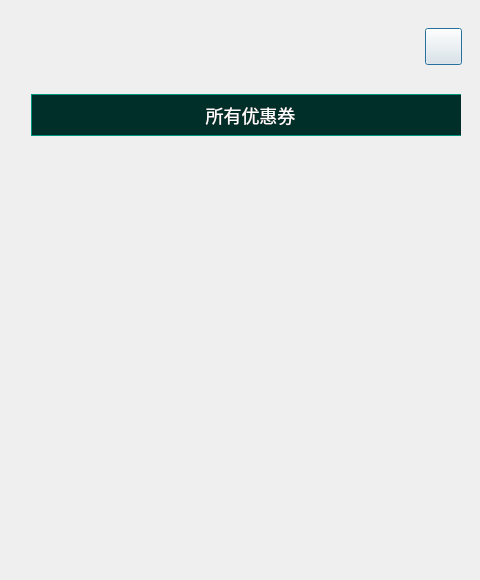
<?xml version="1.0" encoding="UTF-8"?>
<ui version="4.0">
 <class>myDiscountDialog</class>
 <widget class="QDialog" name="myDiscountDialog">
  <property name="geometry">
   <rect>
    <x>0</x>
    <y>0</y>
    <width>480</width>
    <height>580</height>
   </rect>
  </property>
  <property name="minimumSize">
   <size>
    <width>480</width>
    <height>580</height>
   </size>
  </property>
  <property name="maximumSize">
   <size>
    <width>480</width>
    <height>580</height>
   </size>
  </property>
  <property name="windowTitle">
   <string>myDiscountDialog</string>
  </property>
  <layout class="QGridLayout" name="gridLayout">
   <property name="leftMargin">
    <number>0</number>
   </property>
   <property name="topMargin">
    <number>0</number>
   </property>
   <property name="rightMargin">
    <number>0</number>
   </property>
   <property name="bottomMargin">
    <number>0</number>
   </property>
   <property name="spacing">
    <number>0</number>
   </property>
   <item row="0" column="0">
    <widget class="QWidget" name="widget" native="true">
     <property name="styleSheet">
      <string notr="true">#widget{
border-image: url(:/masterDesktop/Resources/complaints_bg.png);
}
#btn_close{
border-image: url(:/masterDesktop/Resources/close.png);
}
#btn_close:pressed{
margin:1px;
}
#listWidget{
border:none;
background:transparent;
}
#wgt_title{
background:#002E29;
border:1px solid #00947E;
}</string>
     </property>
     <widget class="QPushButton" name="btn_close">
      <property name="geometry">
       <rect>
        <x>425</x>
        <y>28</y>
        <width>37</width>
        <height>37</height>
       </rect>
      </property>
      <property name="minimumSize">
       <size>
        <width>37</width>
        <height>37</height>
       </size>
      </property>
      <property name="maximumSize">
       <size>
        <width>37</width>
        <height>37</height>
       </size>
      </property>
      <property name="text">
       <string/>
      </property>
     </widget>
     <widget class="QWidget" name="">
      <property name="geometry">
       <rect>
        <x>20</x>
        <y>83</y>
        <width>441</width>
        <height>421</height>
       </rect>
      </property>
      <layout class="QVBoxLayout" name="verticalLayout">
       <item>
        <widget class="QWidget" name="wgt_title" native="true">
         <property name="minimumSize">
          <size>
           <width>439</width>
           <height>42</height>
          </size>
         </property>
         <property name="maximumSize">
          <size>
           <width>439</width>
           <height>42</height>
          </size>
         </property>
         <layout class="QHBoxLayout" name="horizontalLayout">
          <property name="spacing">
           <number>0</number>
          </property>
          <property name="leftMargin">
           <number>0</number>
          </property>
          <property name="topMargin">
           <number>0</number>
          </property>
          <property name="rightMargin">
           <number>0</number>
          </property>
          <property name="bottomMargin">
           <number>0</number>
          </property>
          <item>
           <widget class="QLabel" name="lbl_title">
            <property name="styleSheet">
             <string notr="true">font-family:&quot;微软雅黑&quot;;
font-size:18px;
color:#FFFFFF;</string>
            </property>
            <property name="text">
             <string>所有优惠券</string>
            </property>
            <property name="alignment">
             <set>Qt::AlignCenter</set>
            </property>
           </widget>
          </item>
         </layout>
        </widget>
       </item>
       <item>
        <widget class="QListWidget" name="listWidget">
         <property name="styleSheet">
          <string notr="true">

 QScrollBar:vertical {
       width: 13px;
    background:rgba(0,0,0,0%);
    padding-top:13px;
    padding-bottom:13px;
   }
   QScrollBar::handle:vertical {
       
	border-image: url(:/masterDesktop/Resources/slider.png);
   }
QScrollBar::add-line:vertical
{
    border:0px;
   height:13px;
}

QScrollBar::sub-line:vertical
{
  border:0px;
height:13px;
}
 QScrollBar::up-arrow:vertical{     
    border:0px;
width:13px;
height:13px;
	border-image: url(:/masterDesktop/Resources/up.png);
   }
QScrollBar::down-arrow:vertical{
    border:0px;
width:13px;
height:13px;
border-image: url(:/masterDesktop/Resources/down.png);
}
QScrollBar::add-page:vertical,QScrollBar::sub-page:vertical
{
  background-color:#08201e;
}
</string>
         </property>
         <property name="verticalScrollBarPolicy">
          <enum>Qt::ScrollBarAsNeeded</enum>
         </property>
        </widget>
       </item>
      </layout>
     </widget>
    </widget>
   </item>
  </layout>
 </widget>
 <layoutdefault spacing="6" margin="11"/>
 <resources>
  <include location="masterDesktop.qrc"/>
 </resources>
 <connections/>
</ui>
